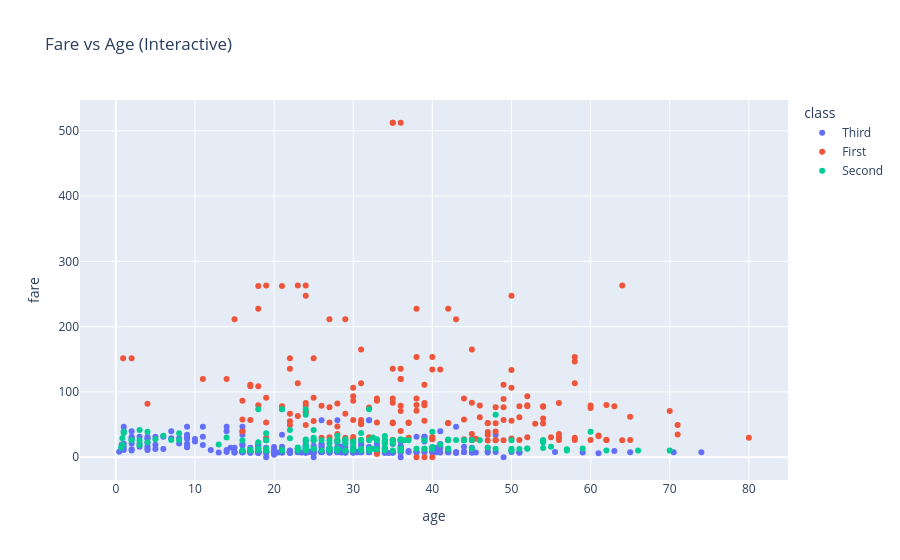

Here is the notebook cell this chart was saved with:
### Code cell
# 3. Interactive Scatter Plot

fig_scatter = px.scatter(
    df,
    x="age",
    y="fare",
    color="class",
    hover_data=["sex", "survived"],
    title="Fare vs Age (Interactive)"
)
fig_scatter.write_html("scatter_chart.html")
fig_scatter.show()

### Figure 1 — Plotly figure (JSON) as saved in the notebook; plotly's stock layout.template omitted (floating-point values rounded to 4 significant figures; data arrays with more than 128 entries replaced by an {"elided": "..."} marker saying what was removed)
{"data": [{"customdata": {"elided": "491x2 mixed values"}, "hovertemplate": "class=Third<br>age=%{x}<br>fare=%{y}<br>sex=%{customdata[0]}<br>survived=%{customdata[1]}<extra></extra>", "legendgroup": "Third", "marker": {"color": "#636efa", "symbol": "circle"}, "mode": "markers", "name": "Third", "orientation": "v", "showlegend": true, "type": "scatter", "x": {"elided": "491 float values"}, "xaxis": "x", "y": {"elided": "491 float values"}, "yaxis": "y"}, {"customdata": {"elided": "216x2 mixed values"}, "hovertemplate": "class=First<br>age=%{x}<br>fare=%{y}<br>sex=%{customdata[0]}<br>survived=%{customdata[1]}<extra></extra>", "legendgroup": "First", "marker": {"color": "#EF553B", "symbol": "circle"}, "mode": "markers", "name": "First", "orientation": "v", "showlegend": true, "type": "scatter", "x": {"elided": "216 float values"}, "xaxis": "x", "y": {"elided": "216 float values"}, "yaxis": "y"}, {"customdata": {"elided": "184x2 mixed values"}, "hovertemplate": "class=Second<br>age=%{x}<br>fare=%{y}<br>sex=%{customdata[0]}<br>survived=%{customdata[1]}<extra></extra>", "legendgroup": "Second", "marker": {"color": "#00cc96", "symbol": "circle"}, "mode": "markers", "name": "Second", "orientation": "v", "showlegend": true, "type": "scatter", "x": {"elided": "184 float values"}, "xaxis": "x", "y": {"elided": "184 float values"}, "yaxis": "y"}], "layout": {"autosize": true, "legend": {"title": {"text": "class"}, "tracegroupgap": 0}, "title": {"text": "Fare vs Age (Interactive)"}, "xaxis": {"anchor": "y", "autorange": true, "domain": [0, 1], "range": [-4.413, 84.83], "title": {"text": "age"}, "type": "linear"}, "yaxis": {"anchor": "x", "autorange": true, "domain": [0, 1], "range": [-42.28, 554.6], "title": {"text": "fare"}, "type": "linear"}}}
